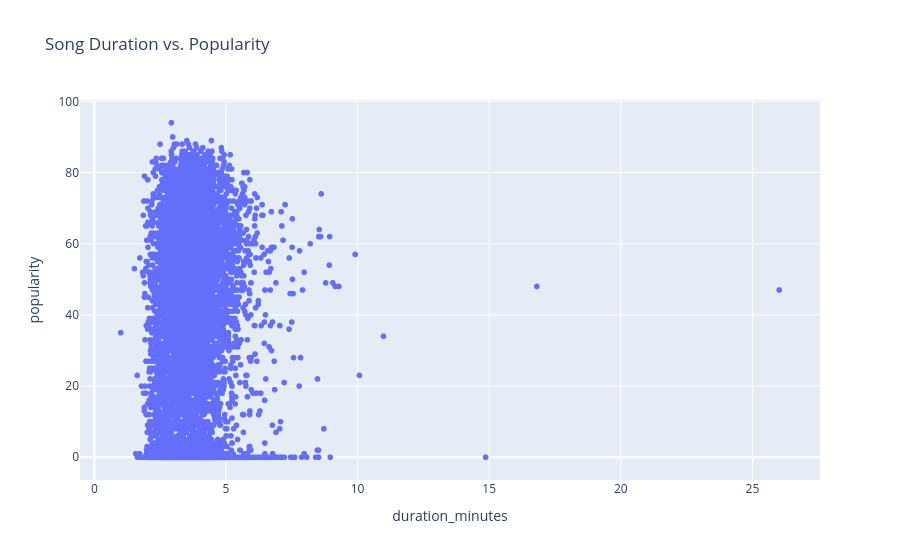

Notebook code cell kept with this figure:
### Markdown cell above
### 2. Song Duration vs. Popularity

### Code cell
df["duration_minutes"] = df["track_duration_ms"] / 60000

fig = px.scatter(
    df,
    x="duration_minutes",
    y="popularity",
    title="Song Duration vs. Popularity"
)

fig.show()

### Figure 1 — Plotly figure (JSON) as saved in the notebook; plotly's stock layout.template omitted (floating-point values rounded to 4 significant figures; data arrays with more than 128 entries replaced by an {"elided": "..."} marker saying what was removed)
{"data": [{"hovertemplate": "duration_minutes=%{x}<br>popularity=%{y}<extra></extra>", "legendgroup": "", "marker": {"color": "#636efa", "symbol": "circle"}, "mode": "markers", "name": "", "showlegend": false, "type": "scattergl", "x": {"elided": "9949 float values"}, "xaxis": "x", "y": {"elided": "9949 int values"}, "yaxis": "y"}], "layout": {"legend": {"tracegroupgap": 0}, "title": {"text": "Song Duration vs. Popularity"}, "xaxis": {"anchor": "y", "domain": [0, 1], "title": {"text": "duration_minutes"}}, "yaxis": {"anchor": "x", "domain": [0, 1], "title": {"text": "popularity"}}}}
